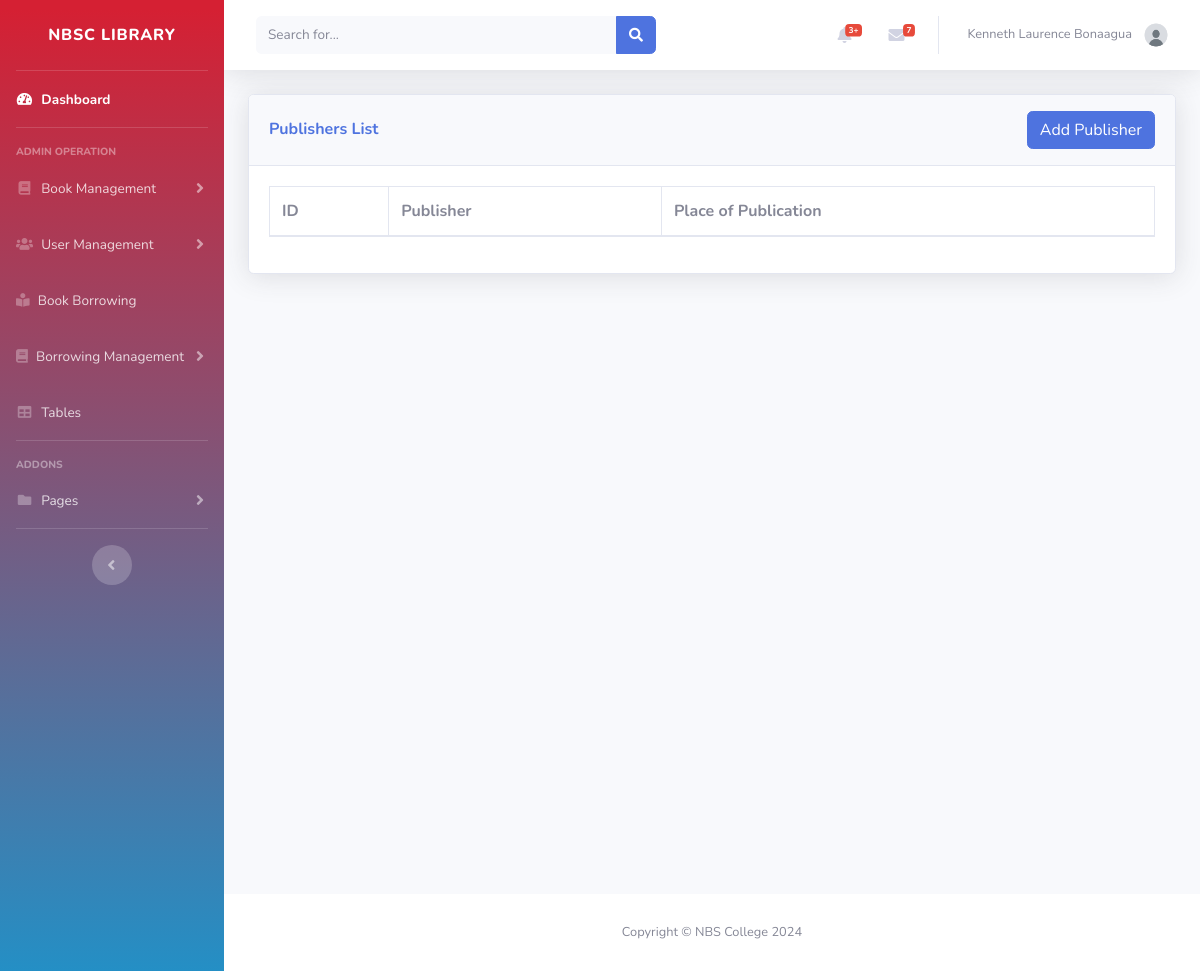
The page /Admin/publisher_list.php (signed in) on the database as committed earlier.
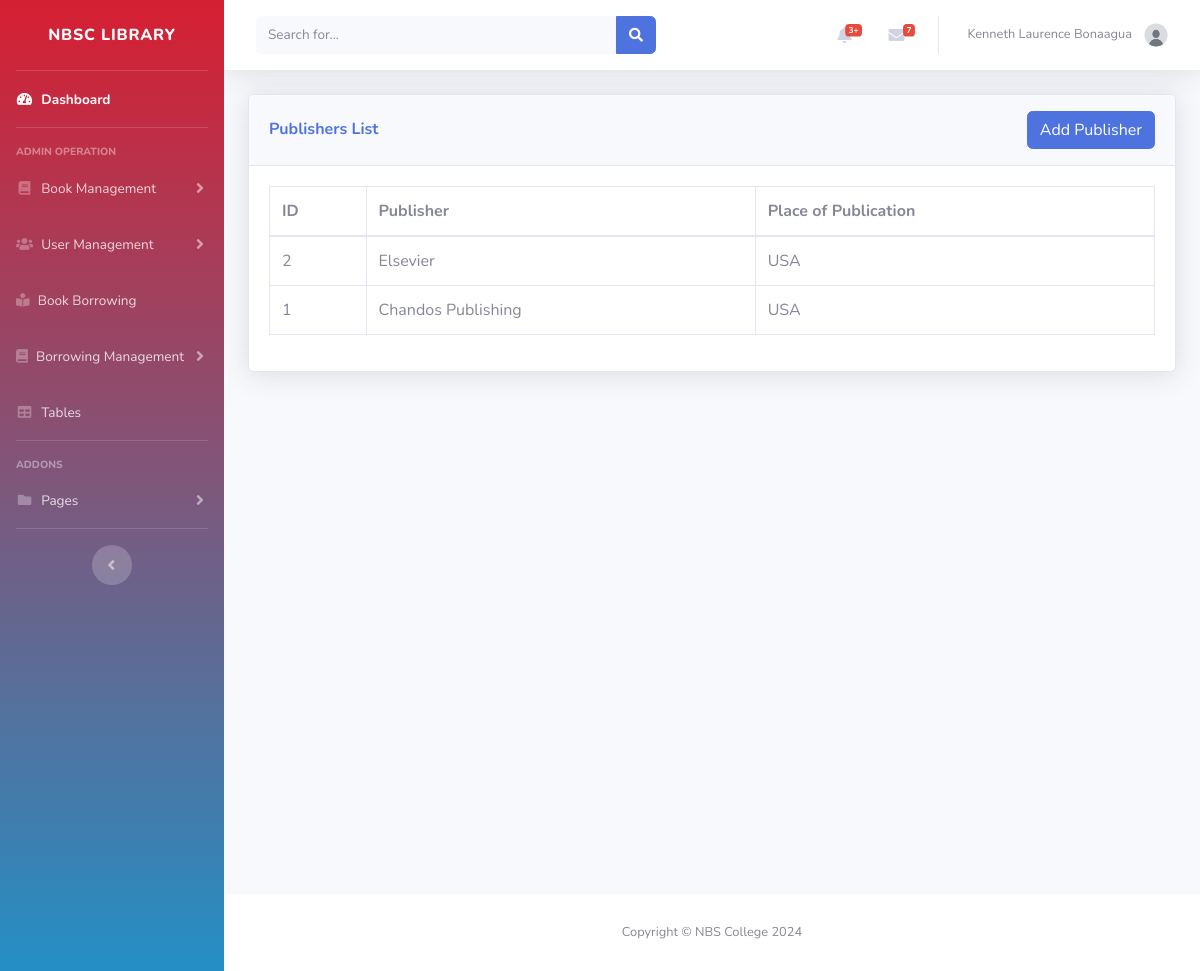
The same page on the database as committed later.
### tables this page shows
CREATE TABLE `publishers` (
  `id` int(11) NOT NULL,
  `publisher` varchar(100) NOT NULL,
  `place` varchar(100) NOT NULL
);

### Admin/publisher_list.php (the view, shortened to what this page needs)
<?php
include '../admin/inc/header.php';
include '../db.php';
$sql = "SELECT id, publisher, place FROM publishers";
$sql .= " ORDER BY id DESC";
$result = $conn->query($sql);
?>
<div id="content" class="d-flex flex-column min-vh-100">
    <div class="container-fluid">
        <div class="card shadow mb-4">
            <div class="card-header py-3 d-flex justify-content-between align-items-center">
                <h6 class="m-0 font-weight-bold text-primary">Publishers List</h6>
                <button class="btn btn-primary" data-toggle="modal" data-target="#addPublisherModal">Add Publisher</button>
            </div>
            <div class="card-body">
                <div class="table-responsive">
                    <table class="table table-bordered" id="dataTable" width="100%" cellspacing="0">
                        <thead>
                            <tr>
                                <th>ID</th>
                                <th>Publisher</th>
                                <th>Place of Publication</th>
                            </tr>
                        </thead>
                        <tbody>
                            <?php
                            if ($result->num_rows > 0) {
                                while ($row = $result->fetch_assoc()) {
                                    echo "<tr>
                                            <td>" . $row['id'] . "</td>
                                            <td>" . $row['publisher'] . "</td>
                                            <td>" . $row['place'] . "</td>
                                          </tr>";
                                }
                            }
                            ?>
                        </tbody>
                    </table>
                </div>
            </div>
        </div>
    </div>
</div>
<?php include '../Admin/inc/footer.php' ?>

Rows that differ between the two databases and show on the page:
added publishers: id "2", publisher "Elsevier", place "USA"
added publishers: id "1", publisher "Chandos Publishing", place "USA"
